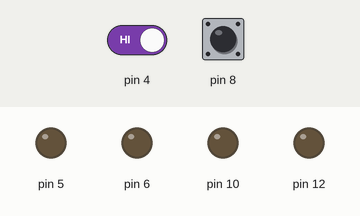
Recording of a sketch running on a simulated Arduino Uno, built with avr-gcc and run on an emulated ATmega328P. Shown: output pins drawn as LEDs (lit = HIGH). Dashed ring = blinking. The inputs (shaded band) are chosen by the test bench; at power-on: pin 4 HIGH, pin 8 HIGH.

Above: at 1.5 s.
1.6 s: pin 4 driven LOW
At 2.25 s:
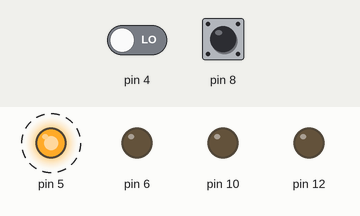
4.6 s: pin 8 driven LOW
At 4.95 s:
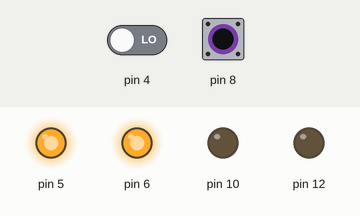
7.6 s: pin 8 driven HIGH
At 8.25 s:
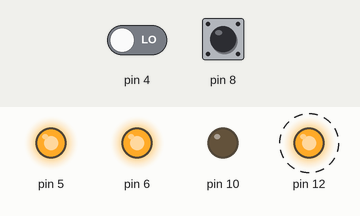
10.6 s: pin 4 driven HIGH
At 10.6 s:
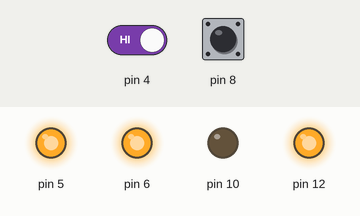
12.1 s: pin 4 driven LOW and pin 8 driven LOW
At 13.2 s:
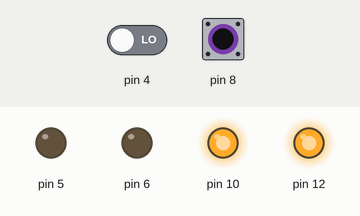
15.1 s: pin 8 pulsed HIGH 5 times (0.12 s each, 0.3 s apart)
Timing chart, 0 to 20.6 s (numbered marks = the images above; inputs shaded):
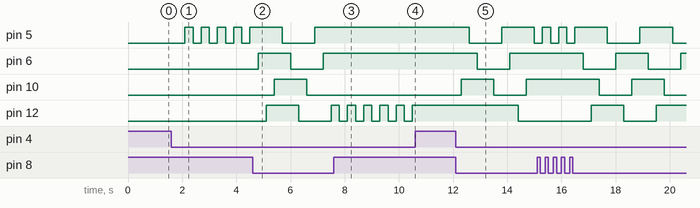

Measured:
- after the input at 1.6 s, pin 5: alternates HIGH for 0.30 s and LOW for 0.30 s, starting after 0.50 s
- after the input at 4.6 s, pin 6: LOW → HIGH after 0.20 s, → LOW 1.2 s later, → HIGH 1.2 s later; pin 10: LOW → HIGH after 0.80 s, → LOW 1.2 s later; pin 12: LOW → HIGH after 0.50 s, → LOW 1.2 s later, → HIGH 1.2 s later
- after the input at 7.6 s, pin 5: stays HIGH (without the input it goes to LOW after 0.50 s); pin 6: stays HIGH (without the input it goes to LOW after 0.80 s); pin 10: stays LOW (without the input it goes to HIGH after 0.20 s)
- after the input at 10.6 s, pin 12: stops changing and stays HIGH
- after the input at 12.1 s, pin 5: HIGH → LOW after 0.50 s, → HIGH 1.2 s later, → LOW 1.2 s later; pin 6: HIGH → LOW after 0.80 s, → HIGH 1.2 s later; pin 10: LOW → HIGH after 0.20 s, → LOW 1.2 s later, → HIGH 1.2 s later; pin 12: HIGH → LOW after 2.3 s

The sketch:

sketch_mar06c.ino
```cpp
int i = 1;
boolean g1;
boolean g2;
boolean g3;
boolean g4;
void setup() {
 pinMode(4,INPUT);
 pinMode(8,INPUT);
 pinMode(5,OUTPUT);
 pinMode(6,OUTPUT);
 pinMode(12,OUTPUT);
 pinMode(10,OUTPUT);
 Serial.begin(9600);
}

void loop() {
  delay(150);
  if(digitalRead(8) == 0) {
    i++;
  }
  if(i>4) {
    i = 1;
  }
  switch(i) {

    case 1:
    delay(150);
    g1 = !g1;
    if (digitalRead(4) == 0) {
      digitalWrite(5, g1);
    }
    break;

    case 2:
    delay(150);
    g2 = !g2;
    if (digitalRead(4) == 0) {
      digitalWrite(6, g2);
    }
    break;

    case 3:
    delay(150);
    g3 = !g3;
    if (digitalRead(4) == 0) {
      digitalWrite(12, g3);
    }
    break;

    case 4:
    delay(150);
    g4 = !g4;
    if (digitalRead(4) == 0) {
      digitalWrite(10, g4);
    }
    break;
    Serial.println(i);
  }
}
```
